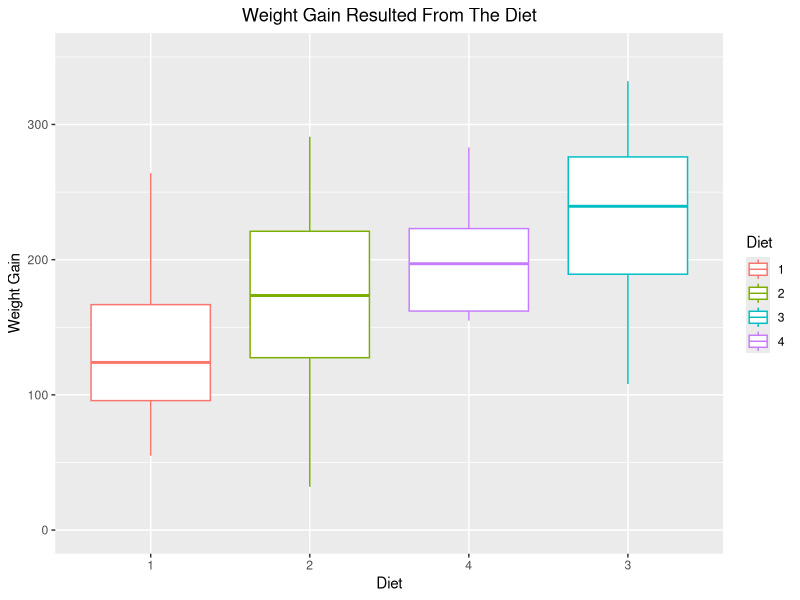
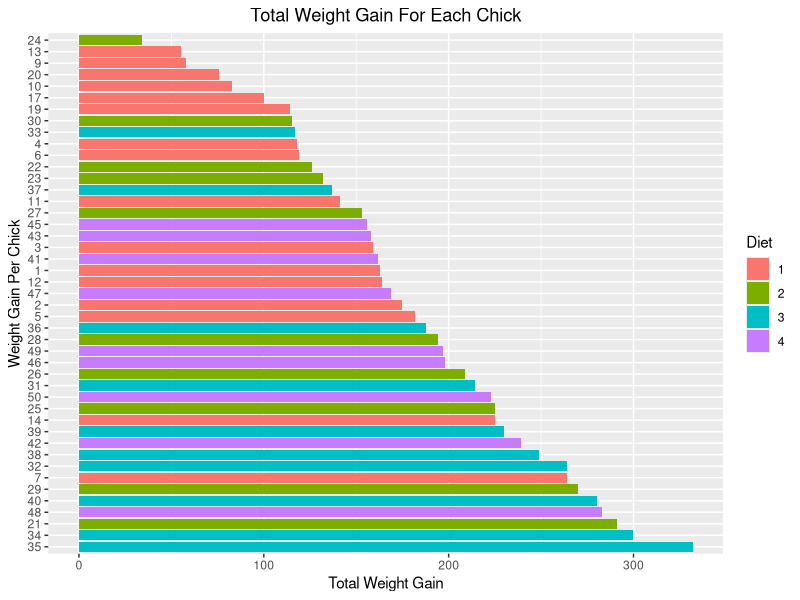

These charts were generated, in order, by the following R code:
## ---- chunk 1
knitr::opts_chunk$set(echo = TRUE)

library(dplyr)
library(ggplot2)
library(datasets)
library(tidyverse)
library(dplyr)


## ---- chunk 2
weight0 <- ChickWeight %>% group_by(Diet) %>% summarize(Occurrences =n(), mean_weight=mean(weight), weight_stand_dev=sd(weight))


weight0

## ---- chunk 3
complete <- ChickWeight %>% group_by(Chick) %>% mutate(num_feed=n()) %>% filter(num_feed==12) %>% select(-num_feed)
print(head(tbl_df(complete),3))

## ---- chunk 4
complete <- complete %>% group_by(Chick) %>%  mutate(differ = (weight - lag(weight, default = weight[1])), weight_gain = cumsum(differ)) %>% select(-differ)
print(head(tbl_df(complete),3))
## ---- chunk 5
box <- complete %>% filter(Time==21)

ggplot(box, aes(x = reorder(Diet, weight_gain, f = median), y = weight_gain, color = Diet)) + geom_boxplot() + coord_cartesian(ylim = c(0, 350)) + labs(title = "Weight Gain Resulted From The Diet", x = "Diet", y = "Weight Gain") + theme(plot.title = element_text(hjust = 0.5))

## ---- chunk 6
comsum <- complete %>% group_by(Chick, Diet) %>% summarize(total_gain = max(weight_gain)) %>% arrange(total_gain)
print(tbl_df(comsum), n = 40)
ggplot(comsum, aes(x = reorder(Chick, -total_gain), y = total_gain, fill = Diet)) + geom_bar(stat = "identity") + labs(title = "Total Weight Gain For Each Chick", x = "Weight Gain Per Chick" , y = "Total Weight Gain") + theme(plot.title = element_text(hjust = 0.5)) + coord_flip()
